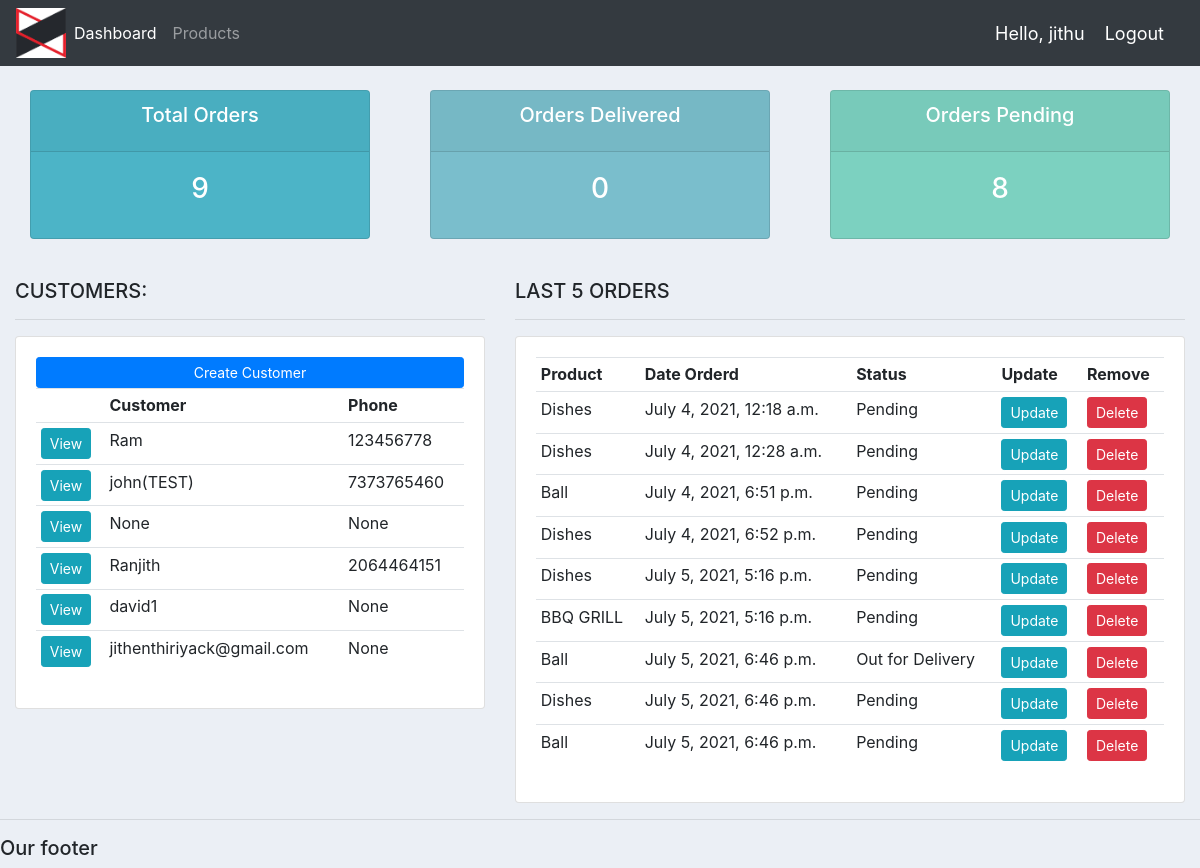
The app's page / (signed in) with its own data.
### accounts/models.py (models this page shows, shortened)
class Customer(models.Model):
	user = models.OneToOneField(User,null=True,blank=True,  on_delete=models.CASCADE)
	name = models.CharField(max_length=200, null=True)
	phone = models.CharField(max_length=200, null=True)
	email = models.CharField(max_length=200, null=True)
	profile_pic = models.ImageField(default="logo.png",null=True, blank=True)
	date_created = models.DateTimeField(auto_now_add=True, null=True)

class Order(models.Model):
	STATUS = (
			('Pending', 'Pending'),
			('Out for delivery', 'Out for delivery'),
			('Delivered', 'Delivered'),
			)
	customer = models.ForeignKey(Customer, null=True, on_delete= models.SET_NULL)
	product = models.ForeignKey(Product, null=True, on_delete= models.SET_NULL)
	date_created = models.DateTimeField(auto_now_add=True, null=True)
	status = models.CharField(max_length=200, null=True, choices=STATUS)
	note = models.CharField(max_length=1000, null=True)

class Product(models.Model):
	CATEGORY = (
			('Indoor', 'Indoor'),
			('Out Door', 'Out Door'),
			)
	name = models.CharField(max_length=200, null=True)
	price = models.FloatField(null=True)
	category = models.CharField(max_length=200, null=True, choices=CATEGORY)
	description = models.CharField(max_length=200, null=True, blank=True)
	date_created = models.DateTimeField(auto_now_add=True, null=True)
	tags = models.ManyToManyField(Tag)
	def __str__(self):
		return self.name

### accounts/decorators.py (the view)
    def wrapper_function(request, *args, **kwargs):
        group = None
        if request.user.groups.exists():
            group = request.user.groups.all()[0].name
        if group == 'customer':
            return redirect('user-page')
        elif group == 'admin':
            return view_func(request, *args, **kwargs)
        else:
            return HttpResponse("Authorised")

### accounts/views.py (called while the page is built)
@login_required(login_url='login')
@admin_only
def home(request):
	orders = Order.objects.all()
	customers = Customer.objects.all()
	total_customers = customers.count()
	total_orders = orders.count()
	delivered = orders.filter(status='Delivered').count()
	pending = orders.filter(status='Pending').count()
	context = {'orders':orders, 'customers':customers,
	'total_orders':total_orders,'delivered':delivered,
	'pending':pending }
	return render(request, 'accounts/dashboard.html', context)

### accounts/templates/accounts/dashboard.html
{%  extends 'accounts/main.html' %}
{% block content %}
{%  include 'accounts/status.html' %}
<br>
<div class="row">
	<div class="col-md-5">
		<h5>CUSTOMERS:</h5>
		<hr>
		<div class="card card-body">
			<a class="btn btn-primary  btn-sm btn-block" href="">Create Customer</a>
			<table class="table table-sm">
				<tr>
					<th></th>
					<th>Customer</th>
					<th>Phone</th>
				</tr>
				{% for customer in customers %}
					<tr>
						<td><a class="btn btn-sm btn-info" href="{% url 'customer' customer.id %}">View</a></td>
						<td>{{customer.name}}</td>
						<td>{{customer.phone}}</td>
					</tr>
				{% endfor %}
			</table>
		</div>
	</div>
	<div class="col-md-7">
		<h5>LAST 5 ORDERS</h5>
		<hr>
		<div class="card card-body">
			<table class="table table-sm">
				<tr>
					<th>Product</th>
					<th>Date Orderd</th>
					<th>Status</th>
					<th>Update</th>
					<th>Remove</th>
				</tr>
				{% for order in orders %}
					<tr>
						<td>{{order.product}}</td>
						<td>{{order.date_created}}</td>
						<td>{{order.status}}</td>
						<td><a class="btn btn-sm btn-info" href="{% url 'update_order' order.id %}">Update</a></td>
						<td><a class="btn btn-sm btn-danger" href="{% url 'delete_order' order.id %}">Delete</a></td>
					</tr>
				{% endfor %}
			</table>
		</div>
	</div>
</div>
{% endblock %}

### accounts/templates/accounts/navbar.html (shortened to what this page needs)
{% load static %}
<nav class="navbar navbar-expand-lg navbar-dark bg-dark">
 <img src="{% static 'images/logo.png' %}" height="50px" width="50px">
  <div class="collapse navbar-collapse" id="navbarNav">
    <ul class="navbar-nav">
        {% if request.user.is_staff %}
      <li class="nav-item active">
        <a class="nav-link" href="{% url 'home' %}">Dashboard</a>
      </li>
      <li class="nav-item">
        <a class="nav-link" href="{% url 'products' %}">Products</a>
      </li>
            {% else %}
            <li class="nav-item">
        <a class="nav-link" href="{% url 'account' %}">Settings</a>
      </li>
        {% endif %}
    </ul>
  </div>
  <span class="hello-msg">Hello, {{request.user}}</span>
  <span ><a  class="hello-msg" href="{% url 'logout' %}">Logout</a></span>
</nav>

### static/css/main.css (style rules this page uses)
body { background-color: #ebeff5; }

### accounts/templates/accounts/navbar.html (style rules this page uses)
.hello-msg { font-size: 18px; color: #fff; margin-right: 20px; }

### records on screen
Customer: name "Ram", phone "123456778"
Customer: name "john(TEST)", phone "7373765460"
Customer: name "None", phone "None"
Customer: name "Ranjith", phone "2064464151"
Customer: name "david1", phone "None"
Customer: name "jithenthiriyack@gmail.com", phone "None"
Order: product "Dishes", date_created "July 4, 2021, 12:18 a.m.", status "Pending"
Order: product "Dishes", date_created "July 4, 2021, 12:28 a.m.", status "Pending"
Order: product "Ball", date_created "July 4, 2021, 6:51 p.m.", status "Pending"
Order: product "Dishes", date_created "July 4, 2021, 6:52 p.m.", status "Pending"
Order: product "Dishes", date_created "July 5, 2021, 5:16 p.m.", status "Pending"
Order: product "BBQ GRILL", date_created "July 5, 2021, 5:16 p.m.", status "Pending"
Order: product "Ball", date_created "July 5, 2021, 6:46 p.m.", status "Out for Delivery"
Order: product "Dishes", date_created "July 5, 2021, 6:46 p.m.", status "Pending"
Order: product "Ball", date_created "July 5, 2021, 6:46 p.m.", status "Pending"

### other values on screen
{{ request.user }} "jithu"
{{ total_orders }} "9"
{{ delivered }} "0"
{{ pending }} "8"
